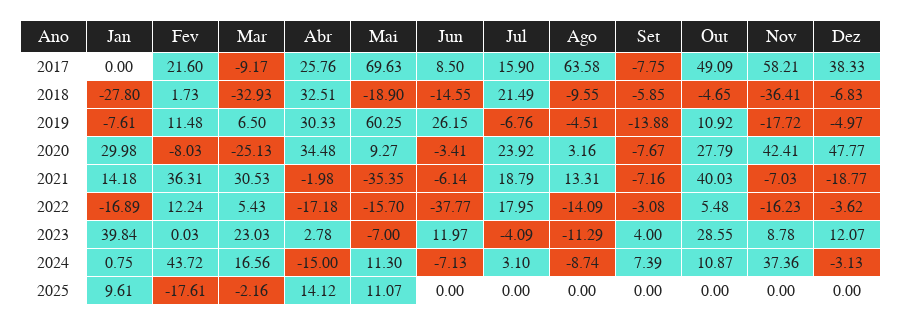

This figure's notebook cell:
### Code cell
resultadoAnualMensal = pd.pivot_table(
    ativo,
    values="Resultado%",
    index=["Ano"],
    columns=["No.Mes"],
    aggfunc="mean",
)

getAnaliseAnualMensal(resultadoAnualMensal)

### Figure 1 — Plotly figure (JSON) as saved in the notebook; plotly's stock layout.template omitted (floating-point values rounded to 4 significant figures)
{"data": [{"cells": {"align": "center", "fill": {"color": [["white", "white", "white", "white", "white", "white", "white", "white", "white"], ["#FFFFFF", "#EB4E1C", "#EB4E1C", "#5FE8D8", "#5FE8D8", "#EB4E1C", "#5FE8D8", "#5FE8D8", "#5FE8D8"], ["#5FE8D8", "#5FE8D8", "#5FE8D8", "#EB4E1C", "#5FE8D8", "#5FE8D8", "#5FE8D8", "#5FE8D8", "#EB4E1C"], ["#EB4E1C", "#EB4E1C", "#5FE8D8", "#EB4E1C", "#5FE8D8", "#5FE8D8", "#5FE8D8", "#5FE8D8", "#EB4E1C"], ["#5FE8D8", "#5FE8D8", "#5FE8D8", "#5FE8D8", "#EB4E1C", "#EB4E1C", "#5FE8D8", "#EB4E1C", "#5FE8D8"], ["#5FE8D8", "#EB4E1C", "#5FE8D8", "#5FE8D8", "#EB4E1C", "#EB4E1C", "#EB4E1C", "#5FE8D8", "#5FE8D8"], ["#5FE8D8", "#EB4E1C", "#5FE8D8", "#EB4E1C", "#EB4E1C", "#EB4E1C", "#5FE8D8", "#EB4E1C", "#FFFFFF"], ["#5FE8D8", "#5FE8D8", "#EB4E1C", "#5FE8D8", "#5FE8D8", "#5FE8D8", "#EB4E1C", "#5FE8D8", "#FFFFFF"], ["#5FE8D8", "#EB4E1C", "#EB4E1C", "#5FE8D8", "#5FE8D8", "#EB4E1C", "#EB4E1C", "#EB4E1C", "#FFFFFF"], ["#EB4E1C", "#EB4E1C", "#EB4E1C", "#EB4E1C", "#EB4E1C", "#EB4E1C", "#5FE8D8", "#5FE8D8", "#FFFFFF"], ["#5FE8D8", "#EB4E1C", "#5FE8D8", "#5FE8D8", "#5FE8D8", "#5FE8D8", "#5FE8D8", "#5FE8D8", "#FFFFFF"], ["#5FE8D8", "#EB4E1C", "#EB4E1C", "#5FE8D8", "#EB4E1C", "#EB4E1C", "#5FE8D8", "#5FE8D8", "#FFFFFF"], ["#5FE8D8", "#EB4E1C", "#EB4E1C", "#5FE8D8", "#EB4E1C", "#EB4E1C", "#5FE8D8", "#EB4E1C", "#FFFFFF"]]}, "font": {"color": "#222", "family": "Arial", "size": 16}, "format": [null, ".2f", ".2f", ".2f", ".2f", ".2f", ".2f", ".2f", ".2f", ".2f", ".2f", ".2f", ".2f"], "height": 28, "values": [[2017, 2018, 2019, 2020, 2021, 2022, 2023, 2024, 2025], [null, -27.8, -7.61, 29.98, 14.18, -16.89, 39.84, 0.75, 9.61], [21.6, 1.73, 11.48, -8.03, 36.31, 12.24, 0.03, 43.72, -17.61], [-9.17, -32.93, 6.5, -25.13, 30.53, 5.43, 23.03, 16.56, -2.16], [25.76, 32.51, 30.33, 34.48, -1.98, -17.18, 2.78, -15, 14.12], [69.63, -18.9, 60.25, 9.27, -35.35, -15.7, -7, 11.3, 11.07], [8.5, -14.55, 26.15, -3.41, -6.14, -37.77, 11.97, -7.13, null], [15.9, 21.49, -6.76, 23.92, 18.79, 17.95, -4.09, 3.1, null], [63.58, -9.55, -4.51, 3.16, 13.31, -14.09, -11.29, -8.74, null], [-7.75, -5.85, -13.88, -7.67, -7.16, -3.08, 4, 7.39, null], [49.09, -4.65, 10.92, 27.79, 40.03, 5.48, 28.55, 10.87, null], [58.21, -36.41, -17.72, 42.41, -7.03, -16.23, 8.78, 37.36, null], [38.33, -6.83, -4.97, 47.77, -18.77, -3.62, 12.07, -3.13, null]]}, "header": {"align": "center", "fill": {"color": "#222"}, "font": {"color": "white", "family": "Arial", "size": 18}, "height": 32, "values": ["Ano", "Jan", "Fev", "Mar", "Abr", "Mai", "Jun", "Jul", "Ago", "Set", "Out", "Nov", "Dez"]}, "type": "table"}], "layout": {"font": {"family": "Arial", "size": 13}, "height": 325, "margin": {"b": 20, "l": 20, "r": 20, "t": 20}, "plot_bgcolor": "white", "title": {"x": 0.5}}}
